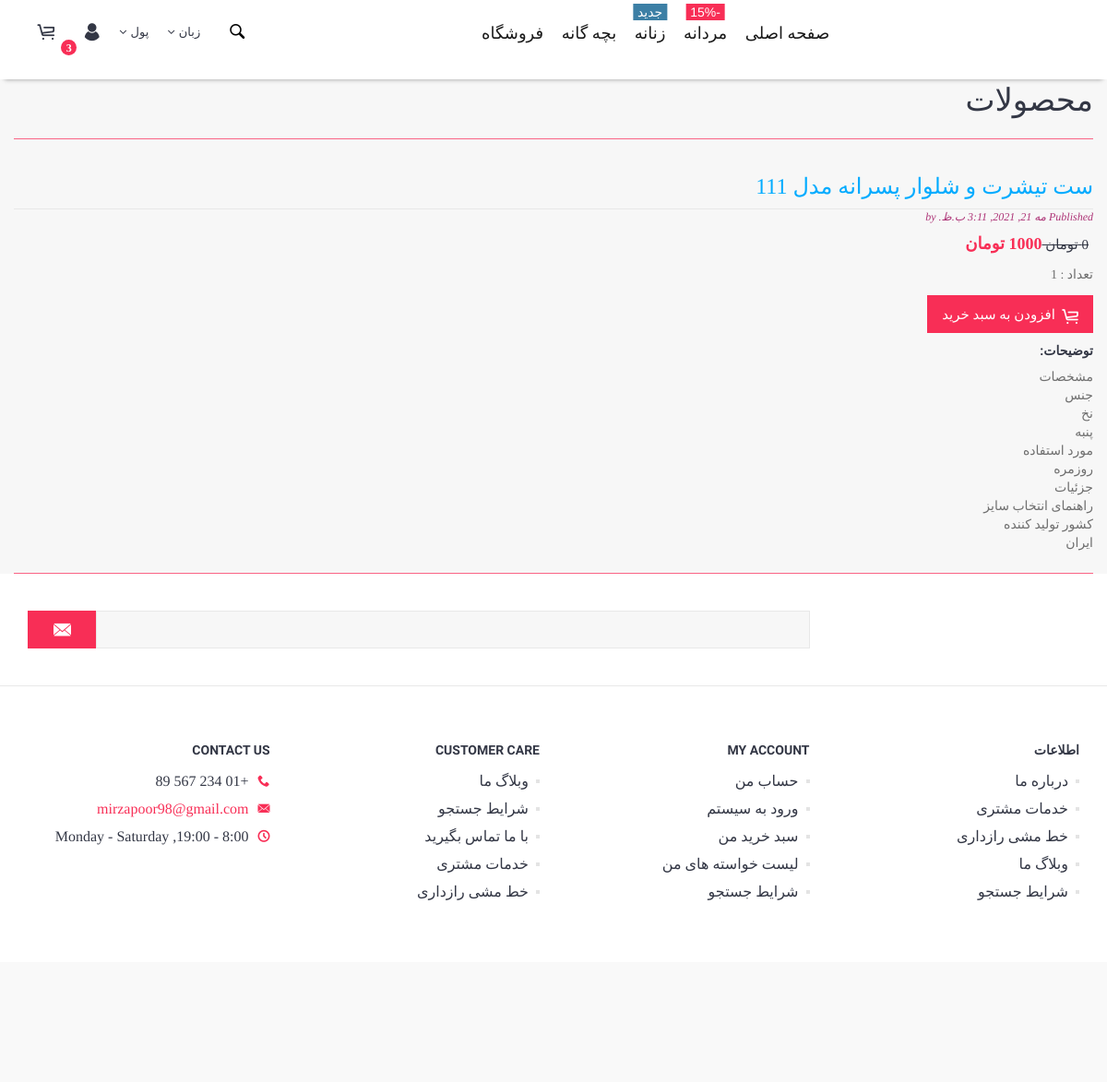
The app's page /shop/2021/5/21/st-tshrt-o-shlor-srnh-mdl-111/, older data.
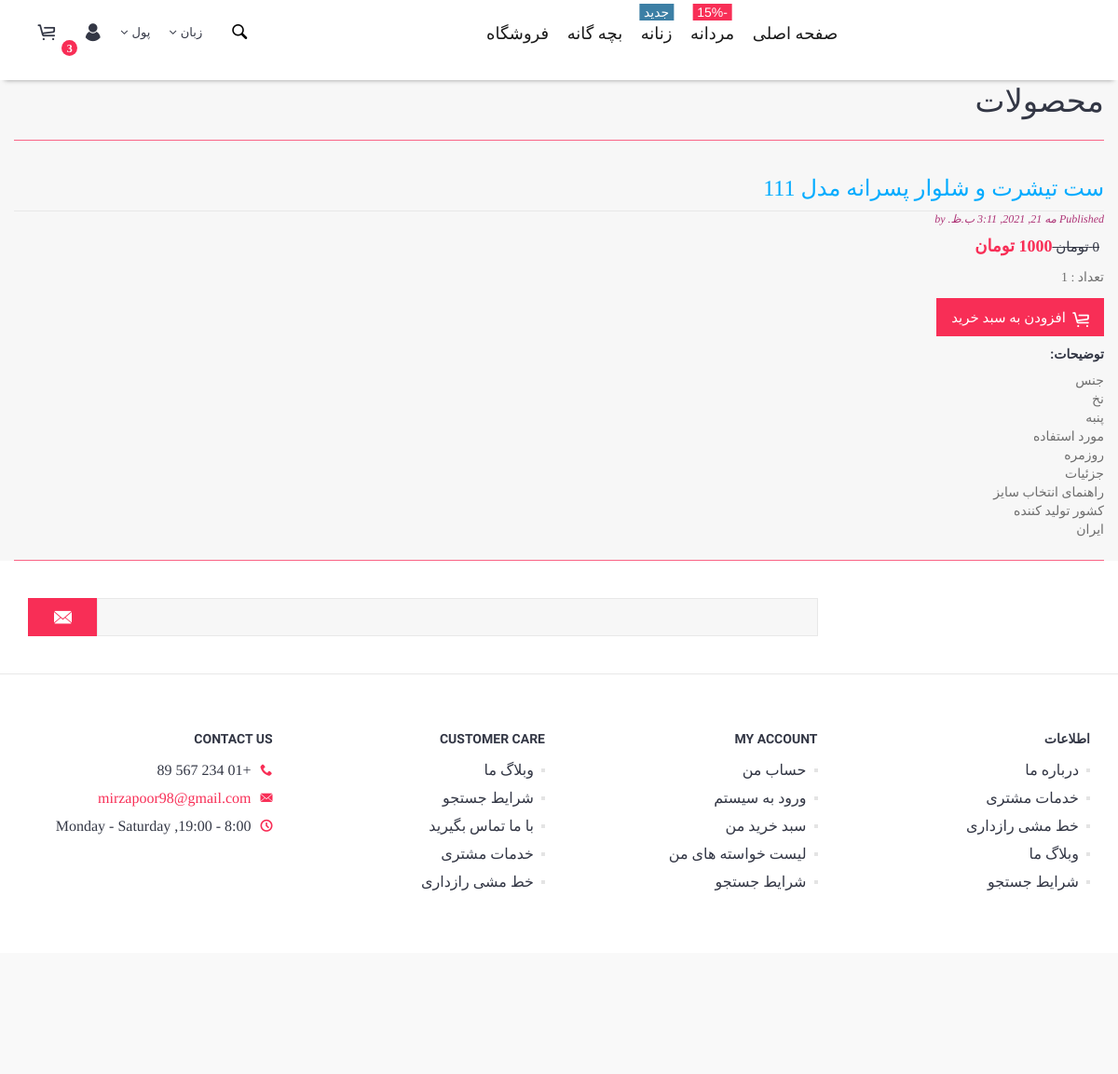
The same page, newer data.
### shop/models.py (models this page shows, shortened)
class shop(models.Model):
    title = models.CharField(max_length=250)
    slug = models.SlugField(max_length=250,unique_for_date='publish')
    user = models.ForeignKey(User,on_delete=models.CASCADE, related_name='Shop_posts')
    body = models.TextField()
    publish = models.DateTimeField(default=timezone.now)
    created = models.DateTimeField(auto_now_add=True)
    updated = models.DateTimeField(auto_now=True)
    price = models.IntegerField(default=1000)
    Discounted_price = models.IntegerField(default=1000)
    count = models.IntegerField(default=1)
    class Meta:
        ordering = ('-publish',)
    def get_absolute_url(self):
        return reverse('shop:post_detail',
                         args=[self.publish.year,self.publish.month,self.publish.day, self.slug])

### shop/views.py (the view)
def shop_detail(request, year, month, day, post):
        post = get_object_or_404(shop, slug=post,
                                        publish__year=year,
                                        publish__month=month,
                                        publish__day=day)
        return render(request,'shop/post/detali.html',{'post': post})

### shop/templates/shop/post/detali.html (shortened to what the changed rows need)
{% load static %}
<!DOCTYPE html>
<html lang="en">
<head>
    <link href="{% static 'js/vendor/bootstrap/bootstrap.min.css' %}" rel="stylesheet">
    <link href="{% static 'js/vendor/slick/slick.css' %}" rel="stylesheet">
    <link href="{% static 'js/vendor/swiper/swiper.min.css' %}" rel="stylesheet">
    <link href="{% static 'js/vendor/magnificpopup/dist/magnific-popup.css' %}" rel="stylesheet">
    <link href="{% static 'js/vendor/nouislider/nouislider.css' %}" rel="stylesheet">
    <link href="{% static 'js/vendor/darktooltip/dist/darktooltip.css' %}" rel="stylesheet">
    <link href="{% static 'css/animate.css' %}" rel="stylesheet">
    <link href="{% static 'css/style.css' %}" rel="stylesheet">
    <link href="{% static 'css/megamenu.css' %}" rel="stylesheet">
    <link href="{% static 'css/style-rtl.css' %}" rel="stylesheet">
    <link href="{% static 'css/shop.css' %}" rel="stylesheet">
    <link href="{% static 'fonts/icomoon-reg/style.css' %}" rel="stylesheet">
</head>
<body class="boxed rtl">
<div id="wrapper">
    <div class="page-wrapper">
        <main>
         <br> <br> <br> <br>
            {% block content %}
            <h1>محصولات</h1>
            <div class ="wrapper">
            <h2> <a href="{{ post.get_absolute_url }}">
            {{ post.title }}
            </a> </h2>
            <p class="date">
                    Published {{ post.publish }} by {{ post.author }}
            </p>
            <div class="price-box"> <span class="price-container"> <span
                        class="price-wrapper"> <span
                            class="old-price">   {{post.price}} تومان
                                    </span> <span
                                        class="special-price">{{post.Discounted_price}} تومان</span> </span>
									            </span>
            </div>
            <P> تعداد : {{post.count}}</P>
            <p>
                <button class="btn add-to-cart" data-product="789123"><i class="icon icon-cart"></i><span>افزودن به سبد خرید</span></button>
             </p>
             <h4> توضیحات: </h4>
            {{ post.body|linebreaks }}
           {% endblock %}
         <H1>   </h1>
        </main>
    </div>
</div>
</body>
</html>

Row changes from the older to the newer data that the page shows:
changed shop "ست تیشرت و شلوار پسرانه مدل 111": body "مشخصات جنس نخ پنبه مورد استفاده روزمره جزئیات راهنمای انتخاب سایز کشور تولید کننده ایران" → "جنس نخ پنبه مورد استفاده روزمره جزئیات راهنمای انتخاب سایز کشور تولید کننده ایران"
